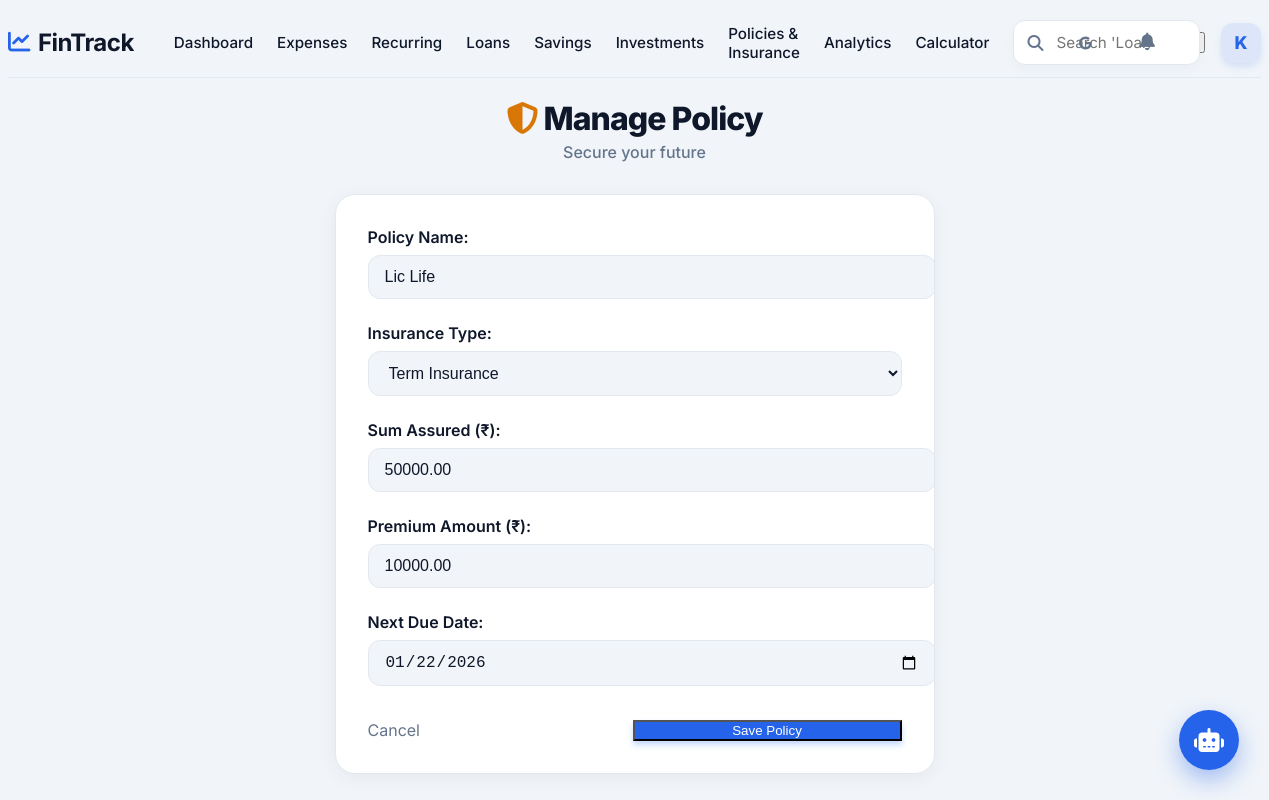
Page /policy/edit/1/ (signed in) on the committed database.
### core/models.py (models this page shows, shortened)
class Policy(models.Model):
    TYPE_CHOICES = [
        ('TERM', 'Term Insurance'),
        ('HEALTH', 'Health Insurance'),
        ('VEHICLE', 'Vehicle Insurance'),
        ('OTHER', 'Other'),
    ]
    name = models.CharField(max_length=100)
    type = models.CharField(max_length=10, choices=TYPE_CHOICES, default='TERM')
    sum_assured = models.DecimalField(max_digits=12, decimal_places=2)
    premium = models.DecimalField(max_digits=12, decimal_places=2)
    premium_date = models.DateField(help_text="Next Premium Due Date")

### core/views.py (the view)
# urls.py: path('policy/edit/<int:pk>/', PolicyUpdateView.as_view(), name='update_policy'),
class PolicyUpdateView(LoginRequiredMixin, UpdateView):
    model = Policy
    form_class = PolicyForm
    template_name = 'core/policy_form.html'
    success_url = reverse_lazy('policy_list')

### core/views.py
class PolicyForm(forms.ModelForm):
    class Meta:
        model = Policy
        fields = ['name', 'type', 'sum_assured', 'premium', 'premium_date']
        widgets = {
            'name': forms.TextInput(attrs={'class': 'form-control'}),
            'type': forms.Select(attrs={'class': 'form-control'}),
            'sum_assured': forms.NumberInput(attrs={'class': 'form-control'}),
            'premium': forms.NumberInput(attrs={'class': 'form-control'}),
            'premium_date': forms.DateInput(attrs={'type': 'date', 'class': 'form-control'}),
        }
        labels = {
            'name': 'Policy Name',
            'type': 'Insurance Type',
            'sum_assured': 'Sum Assured (₹)',
            'premium': 'Premium Amount (₹)',
            'premium_date': 'Next Due Date',
        }

### templates/core/policy_form.html (shortened to what this page needs)
{% extends 'base.html' %}
{% load static %}
{% block content %}
<div class="ledger-container" style="max-width: 600px;">
    <div class="ledger-header"
        style="justify-content: center; text-align: center; flex-direction: column; align-items: center;">
        <div class="ledger-title">
            <h1 class="animate-fade-in"><i class="fa-solid fa-shield-halved animate-float" style="color: #d97706;"></i>
                Manage Policy</h1>
            <div class="ledger-subtitle animate-fade-in animate-delay-1">Secure your future</div>
        </div>
    </div>
    <div class="card-hub animate-fade-in animate-delay-2" style="padding: 32px; margin-top: 20px;">
        <form method="post" style="display: grid; gap: 24px;">
            {% for field in form %}
            <div class="form-group">
                <div style="font-weight: 600; margin-bottom: 8px; color: var(--text-secondary);">
                    {{ field.label_tag }}
                </div>
                {{ field }}
            </div>
            {% endfor %}
            <div style="display: flex; gap: 12px; margin-top: 10px;">
                <a href="{% url 'policy_list' %}" class="btn-ghost" style="flex: 1; justify-content: center;">Cancel</a>
                <button type="submit" class="btn-primary-new" style="flex: 1; justify-content: center;">Save
                    Policy</button>
            </div>
        </form>
    </div>
</div>
{% endblock %}

### templates/base.html (shortened to what this page needs)
{% load static %}
<!DOCTYPE html>
<html lang="en">
<head>
    <link rel="stylesheet" href="https://cdnjs.cloudflare.com/ajax/libs/font-awesome/6.4.0/css/all.min.css">
    <link rel="stylesheet" href="{% static 'css/modern_theme.css' %}">
    <link rel="stylesheet" href="{% static 'css/ledger.css' %}">
</head>
<body data-theme="light">
    <div id="app">
        <main class="main-wrapper" style="margin-left: 0; width: 100%;">
            <div class="navbar-groww">
                <div class="nav-left">
                    <a href="{% url 'home' %}" class="brand-logo-text"
                        style="text-decoration: none; display: flex; align-items: center; gap: 8px;">
                        <i class="fa-solid fa-chart-line" style="color: var(--accent-blue); font-size: 1.4rem;"></i>
                        FinTrack
                    </a>
                    <nav class="nav-links-desktop">
                        <a href="{% url 'home' %}"
                            class="nav-link-item {% if request.resolver_match.url_name == 'home' %}active{% endif %}">Dashboard</a>
                        <a href="{% url 'expense_list' %}"
                            class="nav-link-item {% if request.resolver_match.url_name == 'expense_list' %}active{% endif %}">Expenses</a>
                        <a href="{% url 'recurring_list' %}"
                            class="nav-link-item {% if request.resolver_match.url_name == 'recurring_list' %}active{% endif %}">Recurring</a>
                        <a href="{% url 'loan_list' %}"
                            class="nav-link-item {% if request.resolver_match.url_name == 'loan_list' %}active{% endif %}">Loans</a>
                        <a href="{% url 'saving_list' %}"
                            class="nav-link-item {% if request.resolver_match.url_name == 'saving_list' %}active{% endif %}">Savings</a>
                        <a href="{% url 'investment_list' %}"
                            class="nav-link-item {% if request.resolver_match.url_name == 'investment_list' %}active{% endif %}">Investments</a>
                        <a href="{% url 'policy_list' %}"
                            class="nav-link-item {% if request.resolver_match.url_name == 'policy_list' %}active{% endif %}">Policies
                            & Insurance</a>
                        <a href="{% url 'analytics' %}"
                            class="nav-link-item {% if request.resolver_match.url_name == 'analytics' %}active{% endif %}">Analytics</a>
                        <a href="{% url 'emi_calculator' %}"
                            class="nav-link-item {% if request.resolver_match.url_name == 'emi_calculator' %}active{% endif %}">Calculator</a>
                    </nav>
                </div>
                <div class="search-container-groww">
                    <form action="{% url 'search' %}" method="GET" class="search-input-wrapper" id="globalSearchForm"
                        onsubmit="return handleSmartSearch(event)">
                        <input type="text" name="q" id="globalSearchInput" class="search-input-groww"
                            placeholder="Search 'Loans', 'Investments' or Stocks..." autocomplete="off"
                            style="padding-right: 48px;">
                        <button type="button" class="google-search-btn" onclick="searchGoogle()"
                            title="Search Stocks on Google">
                            <i class="fa-brands fa-google"></i>
                        </button>
                    </form>
                </div>
                <div class="nav-right">
                    <div class="nav-actions">
                        <div style="position: relative;">
                            <button class="nav-icon-btn" id="bellIcon">
                                <i class="fa-solid fa-bell"></i>
                            </button>
                        </div>
                        <button class="theme-toggle" id="themeToggle" title="Toggle Theme">
                        </button>
                        <div class="user-profile-container" style="position: relative;">
                            <div class="user-profile" id="userProfileBtn" style="cursor: pointer;">
                                <div class="avatar">{{ user.username.0|upper }}</div>
                            </div>
                        </div>
                    </div>
                </div>
            </div>
            <div class="content-body">{% block content %}{% endblock %}</div>
        </main>
    </div>
    <div id="chatbot-float-btn" class="chatbot-float-btn">
        <i class="fa-solid fa-robot"></i>
    </div>
</body>
</html>

### static/css/modern_theme.css (style rules this page uses)
:root { --primary-900: #020617; --primary-800: #0f172a; --primary-700: #1e293b; --primary-600: #334155; --accent-blue: #2563eb; --accent-blue-subtle: rgba(37, 99, 235, 0.1); --accent-mint: #10b981; --accent-mint-subtle: rgba(16, 185, 129, 0.1); --accent-coral: #ef4444; --accent-coral-subtle: rgba(239, 68, 68, 0.1); --accent-gold: #f59e0b; --accent-purple: #8b5cf6; --bg-body: #f1f5f9; --bg-card: #ffffff; --bg-glass: rgba(255, 255, 255, 0.9); --bg-sidebar: #0f172a; --text-main: #0f172a; --text-muted: #64748b; --text-on-dark: #f8fafc; --shadow-xs: 0 1px 2px 0 rgb(0 0 0 / 0.05); --shadow-sm: 0 4px 6px -1px rgb(0 0 0 / 0.05), 0 2px 4px -2px rgb(0 0 0 / 0.05); --shadow-md: 0 10px 15px -3px rgb(0 0 0 / 0.08), 0 4px 6px -4px rgb(0 0 0 / 0.04); --shadow-lg: 0 20px 25px -5px rgb(0 0 0 / 0.1), 0 8px 10px -6px rgb(0 0 0 / 0.1); --shadow-glow: 0 0 15px rgba(37, 99, 235, 0.15); --border-light: #e2e8f0; --border-glass: rgba(255, 255, 255, 0.1); --radius-xl: 20px; --radius-lg: 16px; --radius-md: 12px; --radius-sm: 8px; --ease-out: cubic-bezier(0.2, 0.8, 0.2, 1); }
body { background-color: var(--bg-body); color: var(--text-main); font-family: 'Inter', sans-serif; transition: background-color 0.4s var(--ease-out), color 0.4s var(--ease-out); -webkit-font-smoothing: antialiased; }
a { text-decoration: none; color: inherit; }
.nav-icon-btn { position: relative; background: transparent; border: none; color: var(--text-muted); font-size: 1.1rem; cursor: pointer; padding: 8px; border-radius: 50%; transition: var(--trans-fast); }
.main-wrapper { margin-left: 260px; padding: var(--spacing-md) var(--spacing-lg); transition: margin-left var(--trans-smooth); }
.card-hub { background: var(--bg-card); border: 1px solid var(--border-light); border-radius: var(--radius-lg); padding: var(--spacing-md); box-shadow: var(--shadow-sm); transition: transform 0.3s var(--ease-out), box-shadow 0.3s var(--ease-out), border-color 0.3s; position: relative; overflow: hidden; }
.card-hub::before { content: ''; position: absolute; top: 0; left: 0; right: 0; height: 4px; background: linear-gradient(90deg, var(--accent-blue), var(--accent-mint)); opacity: 0; transition: opacity 0.3s; }
.btn-primary-new { background: var(--accent-blue); color: white; box-shadow: 0 4px 6px rgba(59, 130, 246, 0.3); }
.animate-fade-in { animation: fadeInUp 0.6s var(--ease-out) forwards; }
.animate-delay-1 { animation-delay: 0.1s; }
.animate-delay-2 { animation-delay: 0.2s; }
.btn-ghost { background: transparent; color: var(--text-muted); }
.navbar-groww { display: flex; justify-content: space-between; align-items: center; border-bottom: 1px solid var(--border-light); margin-bottom: var(--spacing-lg); background: var(--bg-body); padding: 12px 0; }
.nav-left { display: flex; align-items: center; gap: 40px; }
.brand-logo-text { font-size: 1.5rem; font-weight: 700; color: var(--text-primary); letter-spacing: -0.5px; }
.nav-links-desktop { display: flex; align-items: center; gap: 24px; }
.nav-link-item { text-decoration: none; color: var(--text-secondary); font-weight: 500; font-size: 0.95rem; transition: color 0.2s; display: flex; align-items: center; gap: 4px; }
.nav-right { display: flex; align-items: center; gap: 20px; }
.nav-actions { display: flex; align-items: center; gap: 16px; }
.card-hub { background: var(--bg-card); border-radius: 20px; padding: 24px; box-shadow: 0 4px 6px -1px rgba(0, 0, 0, 0.05), 0 2px 4px -1px rgba(0, 0, 0, 0.03); border: 1px solid var(--border-light); transition: all 0.3s ease; }
.chatbot-float-btn { position: fixed; bottom: 30px; right: 30px; width: 60px; height: 60px; background: linear-gradient(135deg, var(--accent-blue), #2563eb); border-radius: 50%; box-shadow: 0 10px 25px rgba(37, 99, 235, 0.4); display: flex; align-items: center; justify-content: center; color: white; font-size: 1.5rem; cursor: pointer; z-index: 1000; transition: all 0.3s cubic-bezier(0.34, 1.56, 0.64, 1); }

### rows in the picture
Policy: form "Lic Life" "Term Insurance" "50000.00" "10000.00" "01/22/2026"

### other values in the picture
{{ user.username.0|upper }} "K"
{{ field.label_tag }} "Policy Name:" "Insurance Type:" "Sum Assured (₹):" "Premium Amount (₹):" "Next Due Date:"
